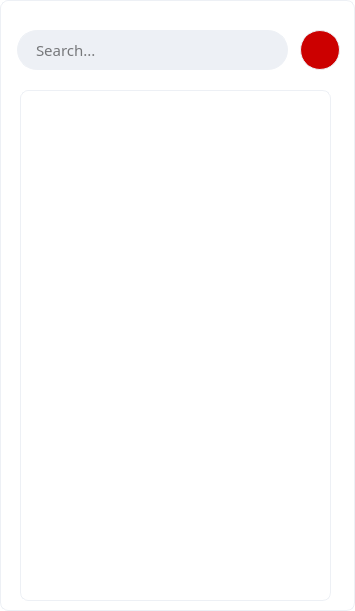
           <widget class="QWidget" name="widget_8" native="true">
            <property name="geometry">
             <rect>
              <x>0</x>
              <y>90</y>
              <width>355</width>
              <height>611</height>
             </rect>
            </property>
            <property name="sizePolicy">
             <sizepolicy hsizetype="Preferred" vsizetype="Preferred">
              <horstretch>4</horstretch>
              <verstretch>0</verstretch>
             </sizepolicy>
            </property>
            <property name="styleSheet">
             <string notr="true">background-color: #fff;
border: 1px solid rgb(237, 240, 245);
border-radius: 8px;</string>
            </property>
            <widget class="QLineEdit" name="searchLineEdit">
             <property name="geometry">
              <rect>
               <x>17</x>
               <y>30</y>
               <width>271</width>
               <height>40</height>
              </rect>
             </property>
             <property name="font">
              <font>
               <family>Source Sans 3</family>
               <pointsize>11</pointsize>
              </font>
             </property>
             <property name="styleSheet">
              <string notr="true">padding-left:16px;
background-color: rgb(237, 240, 245);
border-radius: 20px;</string>
             </property>
             <property name="text">
              <string/>
             </property>
             <property name="placeholderText">
              <string>Search...</string>
             </property>
            </widget>
            <widget class="QPushButton" name="pushButton">
             <property name="geometry">
              <rect>
               <x>300</x>
               <y>30</y>
               <width>40</width>
               <height>40</height>
              </rect>
             </property>
             <property name="styleSheet">
              <string notr="true">background-color: rgb(204, 0, 0);
border-radius: 20px;</string>
             </property>
             <property name="text">
              <string/>
             </property>
             <property name="icon">
              <iconset>
               <normalon>:/img/img/search.svg</normalon>
              </iconset>
             </property>
            </widget>
            <widget class="QWidget" name="verticalLayoutWidget_2">
             <property name="geometry">
              <rect>
               <x>20</x>
               <y>90</y>
               <width>311</width>
               <height>511</height>
              </rect>
             </property>
             <layout class="QVBoxLayout" name="categoryFilterList">
              <property name="leftMargin">
               <number>9</number>
              </property>
              <property name="topMargin">
               <number>9</number>
              </property>
              <property name="rightMargin">
               <number>4</number>
              </property>
              <property name="bottomMargin">
               <number>4</number>
              </property>
             </layout>
            </widget>
           </widget>
